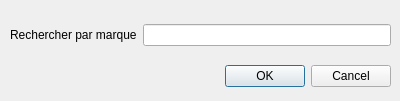
<?xml version="1.0" encoding="UTF-8"?>
<ui version="4.0">
 <class>FenRechercheMarque</class>
 <widget class="QDialog" name="FenRechercheMarque">
  <property name="geometry">
   <rect>
    <x>0</x>
    <y>0</y>
    <width>400</width>
    <height>101</height>
   </rect>
  </property>
  <property name="windowTitle">
   <string>Dialog</string>
  </property>
  <widget class="QDialogButtonBox" name="buttonBox">
   <property name="geometry">
    <rect>
     <x>50</x>
     <y>60</y>
     <width>341</width>
     <height>32</height>
    </rect>
   </property>
   <property name="orientation">
    <enum>Qt::Horizontal</enum>
   </property>
   <property name="standardButtons">
    <set>QDialogButtonBox::Cancel|QDialogButtonBox::Ok</set>
   </property>
  </widget>
  <widget class="QWidget" name="gridLayoutWidget">
   <property name="geometry">
    <rect>
     <x>10</x>
     <y>20</y>
     <width>381</width>
     <height>31</height>
    </rect>
   </property>
   <layout class="QGridLayout" name="gridLayout">
    <item row="0" column="0">
     <widget class="QLabel" name="rechercheParMarque">
      <property name="text">
       <string>Rechercher par marque</string>
      </property>
     </widget>
    </item>
    <item row="0" column="1">
     <widget class="QLineEdit" name="rechercheParMarqueEdit"/>
    </item>
   </layout>
  </widget>
 </widget>
 <resources/>
 <connections>
  <connection>
   <sender>buttonBox</sender>
   <signal>accepted()</signal>
   <receiver>FenRechercheMarque</receiver>
   <slot>accept()</slot>
   <hints>
    <hint type="sourcelabel">
     <x>248</x>
     <y>254</y>
    </hint>
    <hint type="destinationlabel">
     <x>157</x>
     <y>274</y>
    </hint>
   </hints>
  </connection>
  <connection>
   <sender>buttonBox</sender>
   <signal>rejected()</signal>
   <receiver>FenRechercheMarque</receiver>
   <slot>reject()</slot>
   <hints>
    <hint type="sourcelabel">
     <x>316</x>
     <y>260</y>
    </hint>
    <hint type="destinationlabel">
     <x>286</x>
     <y>274</y>
    </hint>
   </hints>
  </connection>
 </connections>
</ui>
